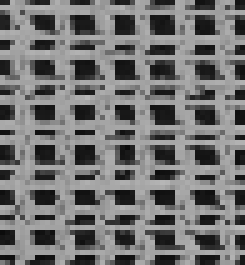
%> input picture Assg_1/Part_1/Reference/TextureSynthesis/Original_texture_images/Texture1.bmp, 49 x 53 px, given in place of texture1.jpg, which was not available (shown 5 times larger)
$ octave Texture_synthesis_VER5.m   (GNU Octave 9; MATLAB toolbox functions it lacks are replaced by stand-ins)
%> lines starting %> are read from the running program, lines starting %| are printed output that depends on the picture; pictures that were not available may be replaced by others from this repository, and a replacement may not be noted
%clc;
clear;

% create a large empty image 'Lar_tex' that is factorx original texture

sml_tex = imread('texture1.jpg');
%> sml_tex is the input picture: size 53x49x3 uint8; min 12, max 189, mean 114.4

factor = 1.2;

sml_sz_r = size(sml_tex,1);
%> sml_sz_r = 53
sml_sz_c = size(sml_tex,2);
%> sml_sz_c = 49
lar_sz_r = floor((factor*sml_sz_r));
%> lar_sz_r = 63
lar_sz_c = floor((factor*sml_sz_c));
%> lar_sz_c = 58

lar_tex = zeros(lar_sz_r,lar_sz_c,3);
lar_tex = uint8(lar_tex);

% define a patch of many neighbouring pixels for current pixel
% Make the patch of ODD size, w+1+w for row and col. direction,1 is current
% pixel. patch size = 5; w = 2;
ptc_sz =41;
w = (ptc_sz-1)/2;

% define gaussian weights
sigma = ptc_sz/21; % design parameter
G = fspecial('gaussian', [ptc_sz ptc_sz], sigma); %gaussian weighting kernel
G = G(:); % convert matrix to 1d  vector with column dominance.

 figure(1)
 imshow(sml_tex);

% Merge small texture to Top Left corner of Big image

for i = 1:sml_sz_r
    for j = 1:sml_sz_c
        lar_tex(i,j,:) = sml_tex(i,j,:);
    end
end
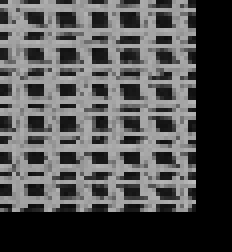
%> lar_tex: size 63x58x3 uint8 (shown 4 times larger); min 0, max 189, mean 81.3

  figure(1)
  imshow(lar_tex);

  % padding the lar_tex to scan through all the pixels for max neigh
  pad_lar_tex = padarray(lar_tex, [floor(ptc_sz/2) floor(ptc_sz/2)]);
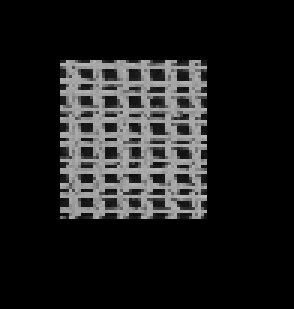
%> pad_lar_tex: size 103x98x3 uint8 (shown 3 times larger); min 0, max 189, mean 29.4

  % copy the large texture with samll texture image at unpadded locations
  pad_lar_tex(1+w:sml_sz_r+w,1+w:sml_sz_c+w,:) = lar_tex(1:sml_sz_r,1:sml_sz_c,:);


  % add 1 more extra row and column to ensure scan window due to min_r_nap
  % and min_c_map are within the pad_lar_Tex because they are increased by
  % 1 pixel.
   pad_lar_tex(size(pad_lar_tex,1)+1,size(pad_lar_tex,2)+1,:) = 0;
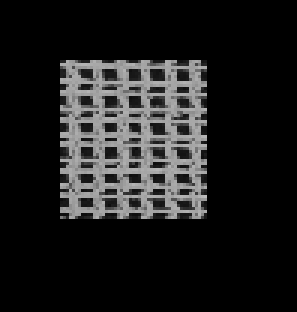
%> pad_lar_tex: size 104x99x3 uint8 (shown 3 times larger); min 0, max 189, mean 28.8

  % convert to double for processing
  pad_lar_tex = double(pad_lar_tex);
%> pad_lar_tex: size 104x99x3 double

  % initialize minimum_row_map, w + 1 is to account for pading in pad_lar_tex
  min_r_map = sml_sz_r + w + 1;
%> min_r_map = 74
  % initialize minimum_column_map, w + 1 is to account for pading in pad_lar_tex
  min_c_map = sml_sz_c + w + 1;
%> min_c_map = 70


  % initialize the number of pixels centered inside scan windown
  % inside small image texture. it will be smaller than size of sml_tex
  % e.g. 60 *60 for 64x64 image with window 2.
  % each pixel is associalted with a patch of size ptc_sz
  patchs_vec(ptc_sz*ptc_sz,(size(sml_tex,1)-w-w)*(size(sml_tex,2)-w-w),3) = 0;
%> patchs_vec: size 1681x117x3 double; every value is 0

  % likewise convert all patches from pad_sml_tex into
  % 75xTotalNo.Pixels matrix in small image texture and NOT
  % pad_sml_tex so 64 * 64 = 4096 total pixels. NOT 68*68
  for c = 1:3
      patchs_vec(:,:,c) = im2col(sml_tex(:,:,c), [ptc_sz ptc_sz], 'sliding'); %get all possible sliding windows
  end
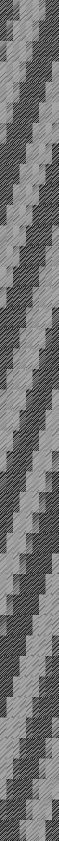
%> patchs_vec: size 1681x117x3 double (shown at 1/2 size); min 12, max 189, mean 115.3

    % convert 3d matrix to 2d with R G B as submatrixes
  patchs_vec = [patchs_vec(:,:,1);patchs_vec(:,:,c);patchs_vec(:,:,c)];

    % make as many columns of Gaussian weights as TotalNo.Pixels
  % It has the same number of rows a ptc_sz*ptc_Sz
  G=repmat(G, 1,size(patchs_vec, 2));
  % match the R G B
  G = [G;G;G];


%> (the run ends here)
